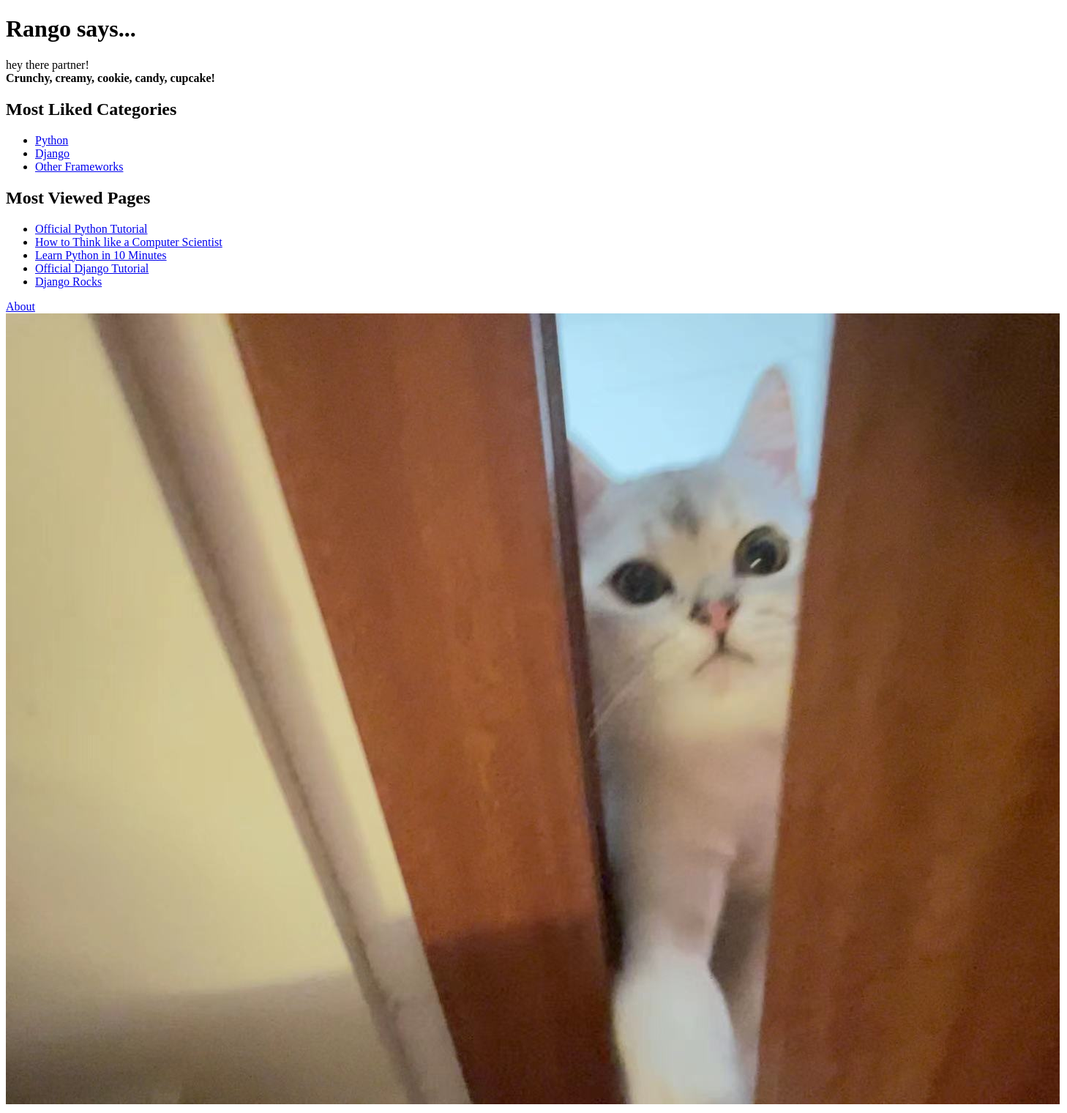
Before: / with the older database file.
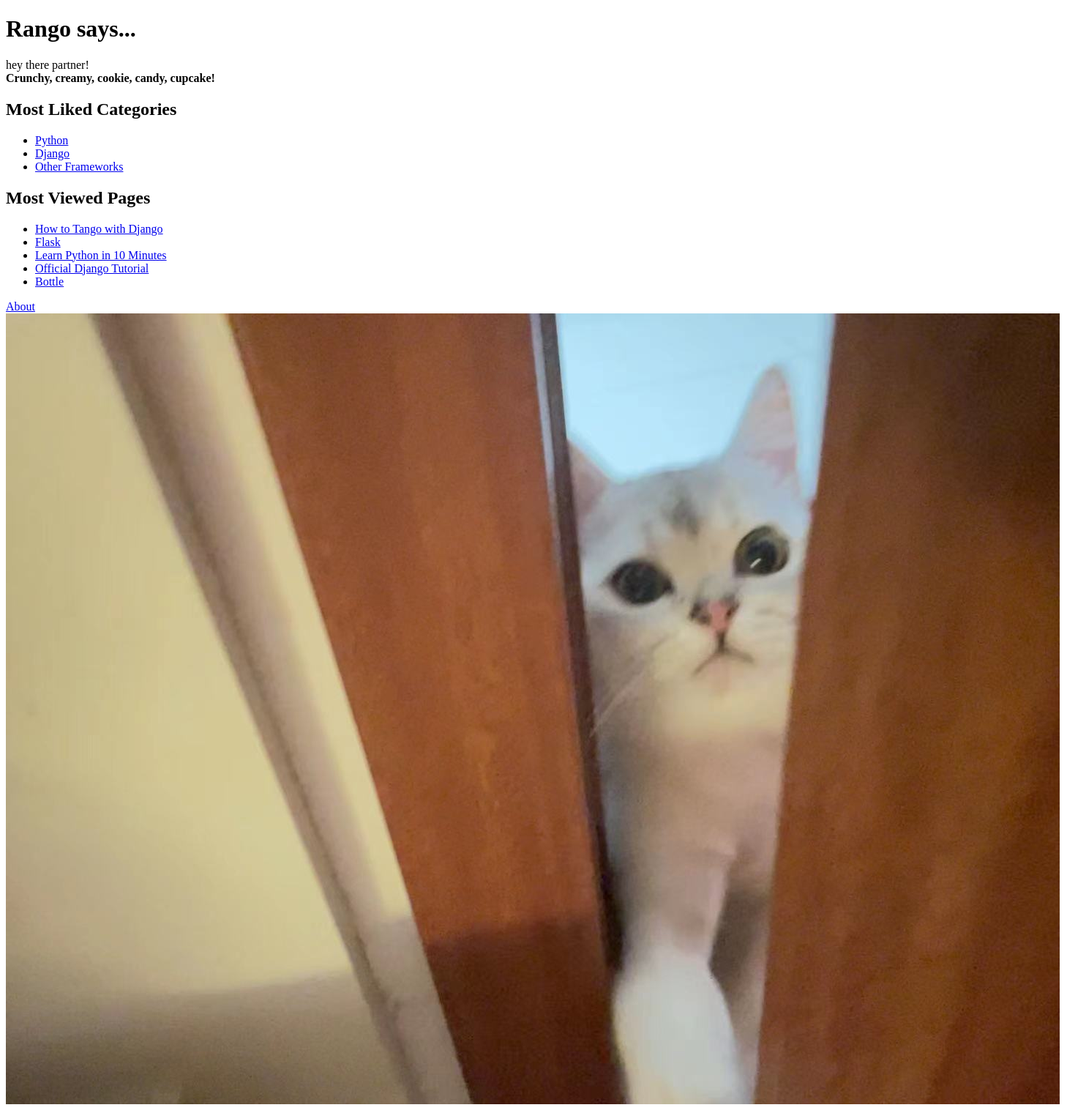
After: the same page with the newer database file.
### rango/models.py (models this page shows, shortened)
class Category(models.Model):
    name = models.CharField(max_length=128, unique=True)
    likes = models.IntegerField(default=0)
    views = models.IntegerField(default=0)
    slug = models.SlugField(unique=True)
    class Meta:
        verbose_name_plural = 'categories'

class Page(models.Model):
    category = models.ForeignKey(Category, on_delete=models.CASCADE)
    title = models.CharField(max_length=128)
    url = models.URLField()
    views = models.IntegerField(default=0)

### rango/views.py (the view)
# urls.py: path('', views.index, name='index'),
def index(request):
    category_list = Category.objects.order_by('-likes')[:5]
    page_list = Page.objects.order_by('-views')[:5]
    context_dict = {}
    context_dict['boldmessage'] = 'Crunchy, creamy, cookie, candy, cupcake!'
    context_dict['categories'] = category_list
    context_dict['pages'] = page_list
    return render(request, 'rango/index.html', context=context_dict)

### templates/rango/index.html (shortened to what this page needs)
<!DOCTYPE html>
{% load staticfiles %}
<html>
    <head>
    </head>
    <body>
        <h1>Rango says...</h1>
        <div>
            hey there partner! <br />
            <strong>{{ boldmessage }}</strong><br />
        </div>
        <div>
            <h2>Most Liked Categories</h2>
        {% if categories %}
            <ul>
            {% for category in categories %}
                <li>
                    <a href="/rango/category/{{ category.slug }}/">{{ category.name }}</a>
                </li>
            {% endfor %}
            </ul>
        {% else %}
            <strong>There are no categories present.</strong>
        {% endif %}
        </div>
        <div>
            <h2>Most Viewed Pages</h2>
        {% if pages %}
            <ul>
            {% for page in pages %}
                <li><a href="{{ page.url }}">{{ page.title }}</a></li>
            {% endfor %}
            </ul>
        {% else %}
            <strong>There are no pages present.</strong>
        {% endif %}
        </div>
        <div>
            <a href="/rango/about/">About</a><br />
            <img src="{% static 'images/rango.jpg' %}" alt="Picture of Rango" />
        </div>
    </body>
</html>

Changed rows visible on the page:
no longer on this page (row edited): Page: title "Official Python Tutorial"
no longer on this page (row edited): Page: title "How to Think like a Computer Scientist"
no longer on this page (row edited): Page: title "Django Rocks"
now on this page (row edited): Page: title "How to Tango with Django"
now on this page (row edited): Page: title "Flask"
now on this page (row edited): Page: title "Bottle"
